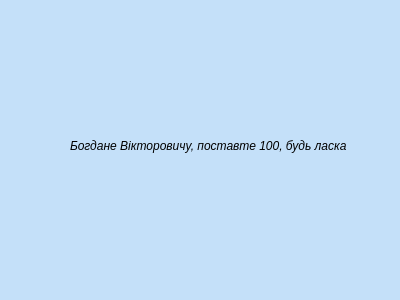
<?xml version="1.0" encoding="UTF-8"?>
<ui version="4.0">
 <class>MessegeFromDevs</class>
 <widget class="QDialog" name="MessegeFromDevs">
  <property name="geometry">
   <rect>
    <x>0</x>
    <y>0</y>
    <width>400</width>
    <height>300</height>
   </rect>
  </property>
  <property name="palette">
   <palette>
    <active>
     <colorrole role="Button">
      <brush brushstyle="SolidPattern">
       <color alpha="255">
        <red>103</red>
        <green>170</green>
        <blue>249</blue>
       </color>
      </brush>
     </colorrole>
     <colorrole role="BrightText">
      <brush brushstyle="SolidPattern">
       <color alpha="255">
        <red>0</red>
        <green>0</green>
        <blue>0</blue>
       </color>
      </brush>
     </colorrole>
     <colorrole role="Base">
      <brush brushstyle="SolidPattern">
       <color alpha="255">
        <red>155</red>
        <green>189</green>
        <blue>249</blue>
       </color>
      </brush>
     </colorrole>
     <colorrole role="Window">
      <brush brushstyle="SolidPattern">
       <color alpha="255">
        <red>196</red>
        <green>224</green>
        <blue>249</blue>
       </color>
      </brush>
     </colorrole>
     <colorrole role="Highlight">
      <brush brushstyle="SolidPattern">
       <color alpha="255">
        <red>185</red>
        <green>95</green>
        <blue>137</blue>
       </color>
      </brush>
     </colorrole>
     <colorrole role="Link">
      <brush brushstyle="SolidPattern">
       <color alpha="255">
        <red>46</red>
        <green>192</green>
        <blue>249</blue>
       </color>
      </brush>
     </colorrole>
     <colorrole role="LinkVisited">
      <brush brushstyle="SolidPattern">
       <color alpha="255">
        <red>31</red>
        <green>131</green>
        <blue>168</blue>
       </color>
      </brush>
     </colorrole>
     <colorrole role="AlternateBase">
      <brush brushstyle="SolidPattern">
       <color alpha="255">
        <red>196</red>
        <green>224</green>
        <blue>249</blue>
       </color>
      </brush>
     </colorrole>
     <colorrole role="Accent">
      <brush brushstyle="SolidPattern">
       <color alpha="255">
        <red>128</red>
        <green>128</green>
        <blue>128</blue>
       </color>
      </brush>
     </colorrole>
    </active>
    <inactive>
     <colorrole role="Button">
      <brush brushstyle="SolidPattern">
       <color alpha="255">
        <red>103</red>
        <green>170</green>
        <blue>249</blue>
       </color>
      </brush>
     </colorrole>
     <colorrole role="BrightText">
      <brush brushstyle="SolidPattern">
       <color alpha="255">
        <red>0</red>
        <green>0</green>
        <blue>0</blue>
       </color>
      </brush>
     </colorrole>
     <colorrole role="Base">
      <brush brushstyle="SolidPattern">
       <color alpha="255">
        <red>155</red>
        <green>189</green>
        <blue>249</blue>
       </color>
      </brush>
     </colorrole>
     <colorrole role="Window">
      <brush brushstyle="SolidPattern">
       <color alpha="255">
        <red>196</red>
        <green>224</green>
        <blue>249</blue>
       </color>
      </brush>
     </colorrole>
     <colorrole role="Highlight">
      <brush brushstyle="SolidPattern">
       <color alpha="255">
        <red>185</red>
        <green>95</green>
        <blue>137</blue>
       </color>
      </brush>
     </colorrole>
     <colorrole role="Link">
      <brush brushstyle="SolidPattern">
       <color alpha="255">
        <red>46</red>
        <green>192</green>
        <blue>249</blue>
       </color>
      </brush>
     </colorrole>
     <colorrole role="LinkVisited">
      <brush brushstyle="SolidPattern">
       <color alpha="255">
        <red>31</red>
        <green>131</green>
        <blue>168</blue>
       </color>
      </brush>
     </colorrole>
     <colorrole role="AlternateBase">
      <brush brushstyle="SolidPattern">
       <color alpha="255">
        <red>196</red>
        <green>224</green>
        <blue>249</blue>
       </color>
      </brush>
     </colorrole>
     <colorrole role="Accent">
      <brush brushstyle="SolidPattern">
       <color alpha="255">
        <red>128</red>
        <green>128</green>
        <blue>128</blue>
       </color>
      </brush>
     </colorrole>
    </inactive>
    <disabled>
     <colorrole role="Button">
      <brush brushstyle="SolidPattern">
       <color alpha="255">
        <red>103</red>
        <green>170</green>
        <blue>249</blue>
       </color>
      </brush>
     </colorrole>
     <colorrole role="BrightText">
      <brush brushstyle="SolidPattern">
       <color alpha="255">
        <red>0</red>
        <green>0</green>
        <blue>0</blue>
       </color>
      </brush>
     </colorrole>
     <colorrole role="Base">
      <brush brushstyle="SolidPattern">
       <color alpha="255">
        <red>196</red>
        <green>224</green>
        <blue>249</blue>
       </color>
      </brush>
     </colorrole>
     <colorrole role="Window">
      <brush brushstyle="SolidPattern">
       <color alpha="255">
        <red>196</red>
        <green>224</green>
        <blue>249</blue>
       </color>
      </brush>
     </colorrole>
     <colorrole role="Link">
      <brush brushstyle="SolidPattern">
       <color alpha="255">
        <red>46</red>
        <green>192</green>
        <blue>249</blue>
       </color>
      </brush>
     </colorrole>
     <colorrole role="LinkVisited">
      <brush brushstyle="SolidPattern">
       <color alpha="255">
        <red>31</red>
        <green>131</green>
        <blue>168</blue>
       </color>
      </brush>
     </colorrole>
     <colorrole role="AlternateBase">
      <brush brushstyle="SolidPattern">
       <color alpha="255">
        <red>196</red>
        <green>224</green>
        <blue>249</blue>
       </color>
      </brush>
     </colorrole>
     <colorrole role="Accent">
      <brush brushstyle="SolidPattern">
       <color alpha="255">
        <red>128</red>
        <green>128</green>
        <blue>128</blue>
       </color>
      </brush>
     </colorrole>
    </disabled>
   </palette>
  </property>
  <property name="font">
   <font>
    <pointsize>9</pointsize>
    <italic>true</italic>
    <bold>false</bold>
   </font>
  </property>
  <property name="windowTitle">
   <string>Повідомлення від команди &quot;Неітерабельна ескадрилья&quot;</string>
  </property>
  <widget class="QLabel" name="label">
   <property name="geometry">
    <rect>
     <x>70</x>
     <y>120</y>
     <width>291</width>
     <height>51</height>
    </rect>
   </property>
   <property name="text">
    <string>Богдане Вікторовичу, поставте 100, будь ласка</string>
   </property>
  </widget>
 </widget>
 <resources/>
 <connections/>
</ui>
